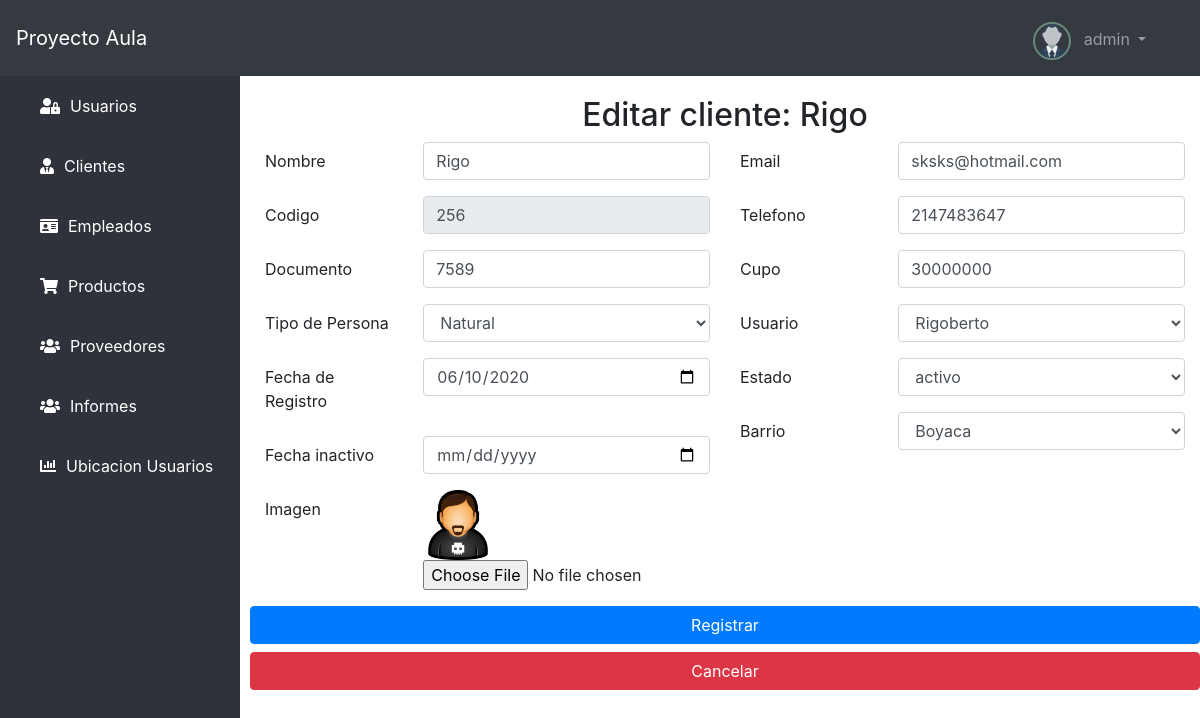
Page /client/editForm&codigo=256 (signed in) on the committed database.
### tables this page shows
CREATE TABLE `cliente` (
  `nombre` varchar(45) NOT NULL,
  `codigo` varchar(45) NOT NULL,
  `documento` varchar(45) DEFAULT NULL,
  `tipo` varchar(45) NOT NULL,
  `fecha_registro` date NOT NULL,
  `fecha_inactivo` date DEFAULT NULL,
  `imagen` varchar(100) NOT NULL,
  `email` varchar(45) DEFAULT NULL,
  `telefono` int(11) DEFAULT NULL,
  `cupo` double NOT NULL,
  `usuario` varchar(45) NOT NULL,
  `estado` varchar(40) NOT NULL,
  `barrio` varchar(100) DEFAULT NULL,
  `comuna` varchar(100) DEFAULT NULL
);

CREATE TABLE `usuario` (
  `nombre` varchar(45) NOT NULL,
  `contrasena` varchar(255) NOT NULL,
  `perfil` varchar(45) NOT NULL,
  `estado` varchar(40) NOT NULL
);

CREATE TABLE `barrios` (
  `id_barrio` int(11) NOT NULL,
  `nom_barrio` varchar(50) NOT NULL,
  `id_comuna` int(11) NOT NULL,
  `comuna` varchar(100) DEFAULT NULL
);

### config/ConfigBD.php (called while the page is built)
<?php
    class Database {
        static function connect(){
            $db = new mysqli('localhost', 'root', '', 'bdproyectoaula1');
            $db->query("SET NAMES 'utf8'");
            return $db;
        }
    }

### models/Client.php (called while the page is built, shortened)
<?php
    Class Client {
        var $codigo;
        var $db;
        function  __construct(){
            $this->db = Database::connect();
        }
        function getCodigo(){
            return $this->codigo;
        }
        function setCodigo($codigo){
            $this->codigo = $codigo;
        }
        public function getOne(){
            $codigo = $this->getCodigo();
            $sql = "SELECT * FROM CLIENTE WHERE codigo = '".$codigo."'";
            $client = $this->db->query($sql);
            return $client->fetch_object();
        }
    }
?>

### controllers/UserController.php (called while the page is built, shortened)
<?php
    require_once 'models/User.php';
    class UserController {
        public function showUsers(){
            $user = new User();
            $users = $user->getAll();
            return $users;
        }
    }
?>

### models/User.php (called while the page is built, shortened)
<?php
    class User {
        var $db;
        function __construct(){
            $this->db = Database::connect();
        }
        public function getAll(){
            $sql = "SELECT * FROM USUARIO WHERE estado = 'activo'";
            $users = $this->db->query($sql);
            return $users;
        }
    }
?>

### controllers/NeighborhoodController.php (called while the page is built, shortened)
<?php
require_once 'models/Neighborhood.php';
class NeighborhoodController {
    public function showNeighborhoods(){
        $neigborhood = new Neighborhood();
        $neighs = $neigborhood->getAll();
        return $neighs;
    }
}?>

### models/Neighborhood.php (called while the page is built, shortened)
<?php
class Neighborhood {
    var $db;
    function __construct(){
        $this->db = Database::connect();
    }
    public function getAll(){
        $sql = "SELECT * FROM barrios ORDER BY nom_barrio";
        $neigh = $this->db->query($sql);
        return $neigh;
    }
}

### views/client/editClient.php (the view, shortened to what this page needs)
<?php
$neighbordhood = new NeighborhoodController();
$neighs =$neighbordhood->showNeighborhoods();
$userCtrl = new UserController();
$users = $userCtrl->showUsers();
?>
<?php if(isset($cli) && is_object($cli)) : ?>
    <h2 class="titulo-all">Editar cliente: <?=$cli->nombre?> </h2>
<?php endif; ?>
<form action="<?=base_url?>client/edit&codigo=<?=$cli->codigo?>" method="POST" enctype="multipart/form-data">
<div class="container">
    <div class="row">
        <div class="col-md-6">
        <div class="form-group row mt-50">
                <label class="col-sm-4 col-form-label">Nombre</label>
                <div class="col-sm-8">
                    <input type="text" class="form-control" name="txtNombre" value="<?=$cli->nombre?>" required>
                </div>
            </div>
            <div class="form-group row">
                <label class="col-sm-4 col-form-label">Codigo</label>
                <div class="col-sm-8">
                    <input type="text" class="form-control" name="txtCodigo" value="<?=$cli->codigo?>" disabled>
                </div>
            </div>
            <div class="form-group row">
                <label class="col-sm-4 col-form-label">Documento</label>
                <div class="col-sm-8">
                    <input type="text" class="form-control" name="txtDocumento" value="<?=$cli->documento?>" required>
                </div>
            </div>
            <div class="form-group row">
                <label class="col-sm-4 col-form-label">Tipo de Persona</label>
                <div class="col-sm-8">
                    <select class="form-control" id="exampleFormControlSelect1" name="txtTipo">
                        <option <?php echo $cli->tipo == 'Natural' ? 'selected="selected"': "" ?> value="Natural">Natural</option>
                    </select>
                </div>
            </div>
            <div class="form-group row">
                <label class="col-sm-4 col-form-label">Fecha de Registro</label>
                <div class="col-sm-8">
                    <input type="date" class="form-control" name="fecha_registro" value="<?=$cli->fecha_registro?>" required>
                </div>
            </div>
            <div class="form-group row">
                <label class="col-sm-4 col-form-label">Fecha inactivo</label>
                <div class="col-sm-8">
                    <input type="date" class="form-control" name="fecha_inactivo" value="<?=$cli->fecha_inactivo?>">
                </div>
            </div>
            <div class="form-group row">
                <label class="col-sm-4 col-form-label">Imagen</label>
                <div class="col-sm-8">
                    <img width="70px" src="<?=base_url?>assets/imgs/clients/<?=$cli->imagen?>" required>
                    <br>
                    <input type="file" name="imagen">
                </div>
            </div>
        </div>
        <div class="col-md-6">
        <div class="form-group row">
                <label class="col-sm-4 col-form-label">Email</label>
                <div class="col-sm-8">
                    <input type="text" class="form-control" name="txtEmail" value="<?=$cli->email?>" required>
                </div>
            </div>
            <div class="form-group row">
                <label class="col-sm-4 col-form-label">Telefono</label>
                <div class="col-sm-8">
                    <input type="text" class="form-control" name="txtTelefono" value="<?=$cli->telefono?>" required>
                </div>
            </div>
            <div class="form-group row">
                <label class="col-sm-4 col-form-label">Cupo</label>
                <div class="col-sm-8">
                    <input type="text" class="form-control" name="txtCupo" value="<?=$cli->cupo?>" required>
                </div>
            </div>
            <div class="form-group row">
                <label class="col-sm-4 col-form-label">Usuario</label>
                <div class="col-sm-8">
                    <select class="form-control" id="exampleFormControlSelect1" name=txtUsuario>
                        <?php while($us = $users->fetch_object()) : ?>
                            <option <?php if($cli->usuario == $us->nombre) echo 'selected="selected"';?>><?=$us->nombre?></option>
                        <?php endwhile ?>
                    </select>
                </div>
            </div>
            <div class="form-group row">
                <label class="col-sm-4 col-form-label">Estado</label>
                <div class="col-sm-8">
                    <select class="form-control" id="exampleFormControlSelect1" name="txtEstado">
                            <option>activo</option>
                    </select>
                </div>
            </div>
            <div class="form-group row">
                <label class="col-sm-4 col-form-label">Barrio</label>
                <div class="col-sm-8">
                    <select class="form-control" id="exampleFormControlSelect1" name="barrio"  value="<?=$cli->barrio?>">
                    <?php while($neig = $neighs->fetch_object()) : ?>
                        <option <?php if($cli->barrio == $neig->nom_barrio) echo 'selected="selected"';?>><?=$neig->nom_barrio?></option>
                    <?php endwhile ?>
                    </select>
                </div>
            </div>
        </div>
    </div>
</div>
            <input type="submit" name="boton" value="Registrar" class="btn btn-primary btn-block"/>
            <a href="<?=base_url?>" type="button" class="btn btn-danger btn-block">Cancelar</a>
    </form>

### assets/css/menu.css (style rules this page uses)
body { margin: 0; padding: 0; font-family: "Roboto", sans-serif; }
.titulo-all { text-align: center; }

### rows in the picture
cliente: nombre "Rigo", txtNombre "Rigo", txtCodigo "256", txtDocumento "7589", txtTipo "Natural", fecha_registro "06/10/2020", imagen (picture), txtEmail "sksks@hotmail.com", txtTelefono "2147483647", txtCupo "30000000", txtUsuario "Rigoberto", barrio "Boyaca"

### other values in the picture
$_SESSION['identity']->nombre "admin"
